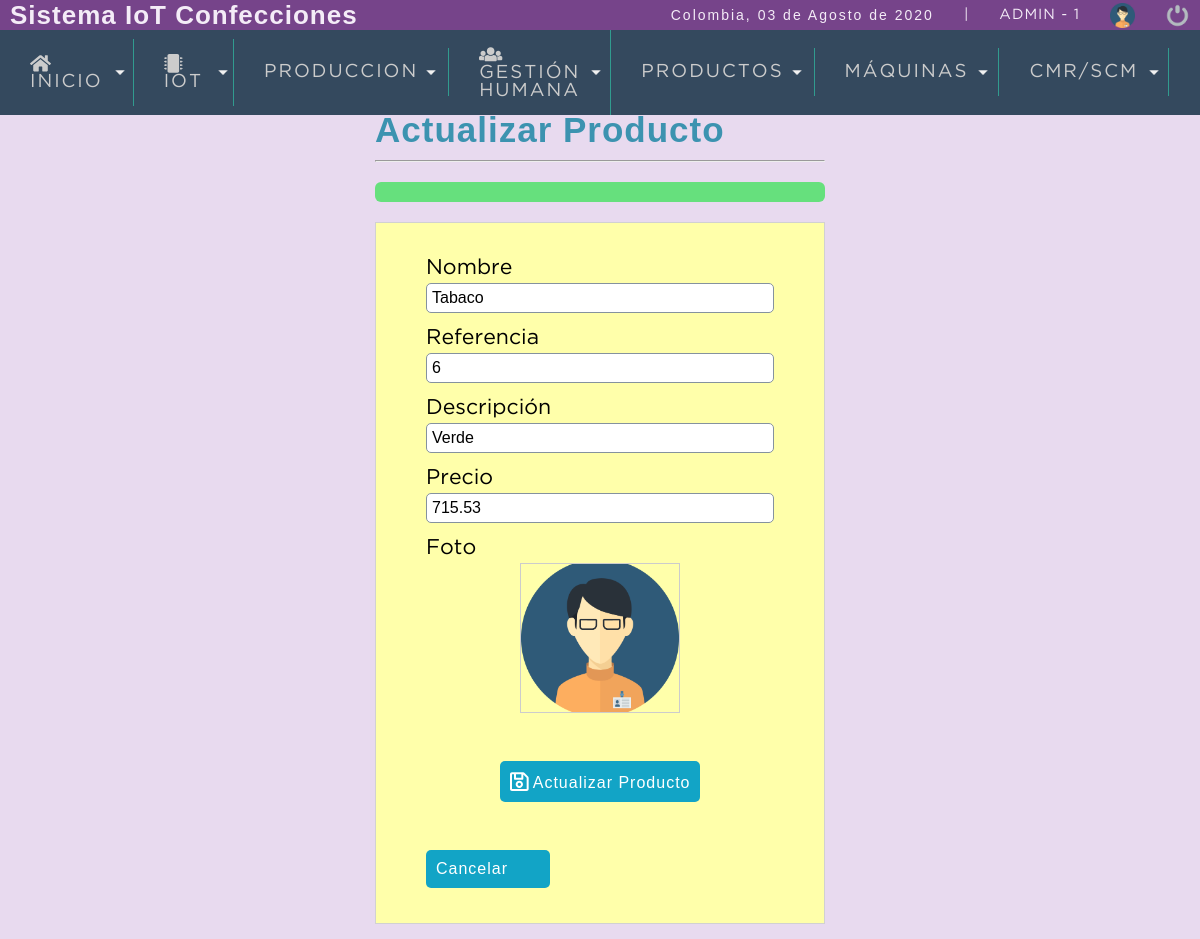
/sistema/editar_producto.php?id=15 (signed in), run on the app's committed database.
### tables this page shows
CREATE TABLE `producto` (
  `idproducto` int(11) NOT NULL,
  `nombre` varchar(30) NOT NULL,
  `referencia` varchar(15) NOT NULL,
  `descripcion` varchar(100) DEFAULT NULL,
  `precio` decimal(10,2) DEFAULT NULL,
  `existencia` int(11) DEFAULT NULL,
  `foto` mediumtext DEFAULT NULL,
  `created_at` datetime NOT NULL DEFAULT current_timestamp(),
  `updated_at` datetime DEFAULT NULL,
  `deleted_at` datetime DEFAULT NULL,
  `status` int(11) NOT NULL DEFAULT 1,
  `usuario_id` int(11) NOT NULL
);

### sistema/editar_producto.php (the view, shortened to what this page needs)
<?php
	include "includes/scripts.php";
	if (empty($_REQUEST['id'])){
		header('location: lista_productos.php');
	}else{
		$id_producto=$_REQUEST['id'];
		include "../conexion.php";
		$query_producto=mysqli_query($conexion,"SELECT idproducto,nombre,descripcion,referencia,precio,foto FROM producto WHERE (idproducto=$id_producto AND status=1)");
		$result=mysqli_num_rows($query_producto);
		if($result>0){
			$data_producto=mysqli_fetch_assoc($query_producto);
		}else{
			header('location: lista_productos.php');
		}
	}
?>
<!DOCTYPE html>
<html lang="en">
<head>
</head>
<body>
	<?php  include "includes/header.php"; ?>
	<section id="container">
		<div class="form_register">
			<h1>Actualizar Producto</h1>
			<hr>
			<div class="alert"> <?php echo isset($alert) ? $alert : ''; ?></div>
			<form action="" method="post" enctype="multipart/form-data">
				<label for='nombre'>Nombre</label>
				<input type="text" name="nombre" id="nombre" placeholder="Nombre del Producto" value="<?php echo $data_producto['nombre']; ?>">
				<label for='referencia'>Referencia</label>
				<input type="text" name="referencia" id="referencia" placeholder="Referencia" value="<?php echo $data_producto['referencia']; ?>">
				<label for="descripcion">Descripción</label>
				<input type="text" name="descripcion" id="descripcion" placeholder="Descripción" value="<?php echo $data_producto['descripcion']; ?>">
				<label for="precio">Precio</label>
				<input type="number" name="precio" id="precio" placeholder="Precio" value="<?php echo $data_producto['precio']; ?>">
				<div class="photo">
					<label for="foto">Foto</label>
			        <div class="prevPhoto">
			        	<label for="foto"></label>
			        </div>
				</div>
				<br>
				<button type="submit" class="btn_save"><i class="far fa-save fa-lg"></i> Actualizar Producto</button>
				<br>
				<a class="btn_cancel" href="lista_productos.php">Cancelar</a>
			</form>
		</div>
	</section>
</body>
</html>

### sistema/css/style1.css (style rules this page uses)
* { margin: 0; padding: 0; box-sizing: border-box; }
body { background: #E8DAEF; }
h1, h2, h3, h4, h5, h6 { font-family: 'arial'; font-weight: bold; letter-spacing: 1px; }
h1 { font-size: 26px; }
a { text-decoration: none; font-family: arial; letter-spacing: 1px; }
#container { padding: 90px 15px 15px; }
.form_register { width: 450px; margin: auto; margin-top: 20px; }
.form_register h1 { color: #3c93b0; }
hr { border: 1 background: #AAA; height: 2px; margin: 10px 0; display: block; }
form { background: #FFA; margin: auto; padding: 20px 50px; border: 1px solid #d1d1d1; }
label { display: block; font-size: 16pt; font-family: 'GothamBook'; margin: 15px auto 5px auto; }
input,select { display: block; width: 100%; font-size: 12pt; padding: 5px; border: 1px solid #85929e; border-radius: 5px; }
.btn_save { font-size: 12pt; background: #12a4c6; padding: 10px; color: #FFF; letter-spacing: 1px; border: 0; cursor: pointer; margin: 30 auto 15px auto; display: block; border-radius: 5px; }
.btn_cancel { font-size: 12pt; background: #12a4c6; padding: 10px; color: #FFF; letter-spacing: 1px; border: 0; cursor: pointer; margin: 30 auto 15px auto; display: block; border-radius: 5px; }
.alert { width: 100%; background: #66e07d; border-radius: 6px; margin: 20px auto; }
.alert { padding: 10px; }
#container h1 { font-size: 35px; display: inline-block; }
.btn_cancel,.btn_ok { width: 124px; display: inline-block; border-radius: 5px; font-size: 12pt; background: #12a4c6; padding: 10px; color: #FFF; letter-spacing: 1px; border: 0; cursor: pointer; margin: 15px auto; }
.prevPhoto { display: flex; justify-content: space-between; width: 160px; height: 150px; border: 1px solid #CCC; position: relative; cursor: pointer; background: url(../images/uploads/user.png); background-repeat: no-repeat; background-size: cover; background-position: center center; margin: auto; }
.prevPhoto label { cursor: pointer; width: 100%; height: 100%; position: absolute; top: 0; left: 0; z-index: 2; }

### data on the page
producto: nombre "Tabaco", referencia "6", descripcion "Verde", precio "715.53"

### other printed values
fechaC() "03 de Agosto de 2020"
$_SESSION['user'] "ADMIN"
$_SESSION['rol'] "1"
